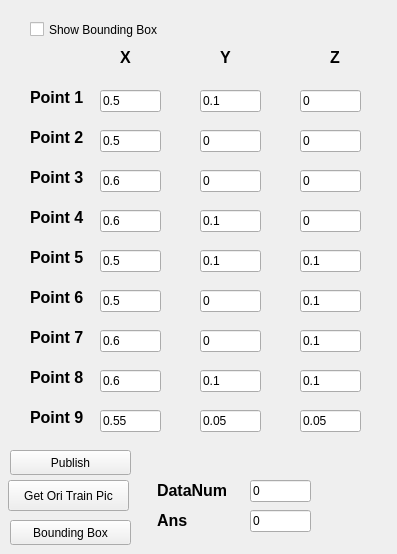
   <widget class="QWidget" name="tab_5">
    <attribute name="title">
     <string>Bounding Box</string>
    </attribute>
    <widget class="QLineEdit" name="LE_Point8_X">
     <property name="geometry">
      <rect>
       <x>100</x>
       <y>370</y>
       <width>61</width>
       <height>22</height>
      </rect>
     </property>
     <property name="text">
      <string>0.6</string>
     </property>
    </widget>
    <widget class="QLabel" name="label_17">
     <property name="geometry">
      <rect>
       <x>30</x>
       <y>290</y>
       <width>58</width>
       <height>15</height>
      </rect>
     </property>
     <property name="font">
      <font>
       <pointsize>12</pointsize>
       <weight>75</weight>
       <bold>true</bold>
      </font>
     </property>
     <property name="text">
      <string>Point 6</string>
     </property>
    </widget>
    <widget class="QLineEdit" name="LE_Point3_Z">
     <property name="geometry">
      <rect>
       <x>300</x>
       <y>170</y>
       <width>61</width>
       <height>22</height>
      </rect>
     </property>
     <property name="text">
      <string>0</string>
     </property>
    </widget>
    <widget class="QLineEdit" name="LE_Point3_X">
     <property name="geometry">
      <rect>
       <x>100</x>
       <y>170</y>
       <width>61</width>
       <height>22</height>
      </rect>
     </property>
     <property name="text">
      <string>0.6</string>
     </property>
    </widget>
    <widget class="QLabel" name="label_11">
     <property name="geometry">
      <rect>
       <x>220</x>
       <y>50</y>
       <width>58</width>
       <height>15</height>
      </rect>
     </property>
     <property name="font">
      <font>
       <pointsize>12</pointsize>
       <weight>75</weight>
       <bold>true</bold>
      </font>
     </property>
     <property name="text">
      <string>Y</string>
     </property>
    </widget>
    <widget class="QLineEdit" name="LE_Point7_Y">
     <property name="geometry">
      <rect>
       <x>200</x>
       <y>330</y>
       <width>61</width>
       <height>22</height>
      </rect>
     </property>
     <property name="text">
      <string>0</string>
     </property>
    </widget>
    <widget class="QLineEdit" name="LE_Point7_X">
     <property name="geometry">
      <rect>
       <x>100</x>
       <y>330</y>
       <width>61</width>
       <height>22</height>
      </rect>
     </property>
     <property name="text">
      <string>0.6</string>
     </property>
    </widget>
    <widget class="QLabel" name="label_10">
     <property name="geometry">
      <rect>
       <x>120</x>
       <y>50</y>
       <width>58</width>
       <height>15</height>
      </rect>
     </property>
     <property name="font">
      <font>
       <pointsize>12</pointsize>
       <weight>75</weight>
       <bold>true</bold>
      </font>
     </property>
     <property name="text">
      <string>X</string>
     </property>
    </widget>
    <widget class="QLabel" name="label_9">
     <property name="geometry">
      <rect>
       <x>30</x>
       <y>90</y>
       <width>58</width>
       <height>15</height>
      </rect>
     </property>
     <property name="font">
      <font>
       <pointsize>12</pointsize>
       <weight>75</weight>
       <bold>true</bold>
      </font>
     </property>
     <property name="text">
      <string>Point 1</string>
     </property>
    </widget>
    <widget class="QLineEdit" name="LE_Point2_Y">
     <property name="geometry">
      <rect>
       <x>200</x>
       <y>130</y>
       <width>61</width>
       <height>22</height>
      </rect>
     </property>
     <property name="text">
      <string>0</string>
     </property>
    </widget>
    <widget class="QLabel" name="label_15">
     <property name="geometry">
      <rect>
       <x>30</x>
       <y>210</y>
       <width>58</width>
       <height>15</height>
      </rect>
     </property>
     <property name="font">
      <font>
       <pointsize>12</pointsize>
       <weight>75</weight>
       <bold>true</bold>
      </font>
     </property>
     <property name="text">
      <string>Point 4</string>
     </property>
    </widget>
    <widget class="QLineEdit" name="LE_Point4_X">
     <property name="geometry">
      <rect>
       <x>100</x>
       <y>210</y>
       <width>61</width>
       <height>22</height>
      </rect>
     </property>
     <property name="text">
      <string>0.6</string>
     </property>
    </widget>
    <widget class="QLabel" name="label_14">
     <property name="geometry">
      <rect>
       <x>30</x>
       <y>170</y>
       <width>58</width>
       <height>15</height>
      </rect>
     </property>
     <property name="font">
      <font>
       <pointsize>12</pointsize>
       <weight>75</weight>
       <bold>true</bold>
      </font>
     </property>
     <property name="text">
      <string>Point 3</string>
     </property>
    </widget>
    <widget class="QLineEdit" name="LE_Point1_Z">
     <property name="geometry">
      <rect>
       <x>300</x>
       <y>90</y>
       <width>61</width>
       <height>22</height>
      </rect>
     </property>
     <property name="text">
      <string>0</string>
     </property>
    </widget>
    <widget class="QLabel" name="label_18">
     <property name="geometry">
      <rect>
       <x>30</x>
       <y>330</y>
       <width>58</width>
       <height>15</height>
      </rect>
     </property>
     <property name="font">
      <font>
       <pointsize>12</pointsize>
       <weight>75</weight>
       <bold>true</bold>
      </font>
     </property>
     <property name="text">
      <string>Point 7</string>
     </property>
    </widget>
    <widget class="QLineEdit" name="LE_Point5_Y">
     <property name="geometry">
      <rect>
       <x>200</x>
       <y>250</y>
       <width>61</width>
       <height>22</height>
      </rect>
     </property>
     <property name="text">
      <string>0.1</string>
     </property>
    </widget>
    <widget class="QLineEdit" name="LE_Point7_Z">
     <property name="geometry">
      <rect>
       <x>300</x>
       <y>330</y>
       <width>61</width>
       <height>22</height>
      </rect>
     </property>
     <property name="text">
      <string>0.1</string>
     </property>
    </widget>
    <widget class="QLineEdit" name="LE_Point6_Z">
     <property name="geometry">
      <rect>
       <x>300</x>
       <y>290</y>
       <width>61</width>
       <height>22</height>
      </rect>
     </property>
     <property name="text">
      <string>0.1</string>
     </property>
    </widget>
    <widget class="QLineEdit" name="LE_Point6_Y">
     <property name="geometry">
      <rect>
       <x>200</x>
       <y>290</y>
       <width>61</width>
       <height>22</height>
      </rect>
     </property>
     <property name="text">
      <string>0</string>
     </property>
    </widget>
    <widget class="QCheckBox" name="CB_EnableBoundingBox">
     <property name="geometry">
      <rect>
       <x>30</x>
       <y>20</y>
       <width>151</width>
       <height>19</height>
      </rect>
     </property>
     <property name="text">
      <string>Show Bounding Box</string>
     </property>
    </widget>
    <widget class="QLineEdit" name="LE_Point8_Z">
     <property name="geometry">
      <rect>
       <x>300</x>
       <y>370</y>
       <width>61</width>
       <height>22</height>
      </rect>
     </property>
     <property name="text">
      <string>0.1</string>
     </property>
    </widget>
    <widget class="QLineEdit" name="LE_Point2_Z">
     <property name="geometry">
      <rect>
       <x>300</x>
       <y>130</y>
       <width>61</width>
       <height>22</height>
      </rect>
     </property>
     <property name="text">
      <string>0</string>
     </property>
    </widget>
    <widget class="QLineEdit" name="LE_Point2_X">
     <property name="geometry">
      <rect>
       <x>100</x>
       <y>130</y>
       <width>61</width>
       <height>22</height>
      </rect>
     </property>
     <property name="text">
      <string>0.5</string>
     </property>
    </widget>
    <widget class="QLineEdit" name="LE_Point4_Y">
     <property name="geometry">
      <rect>
       <x>200</x>
       <y>210</y>
       <width>61</width>
       <height>22</height>
      </rect>
     </property>
     <property name="text">
      <string>0.1</string>
     </property>
    </widget>
    <widget class="QLabel" name="label_12">
     <property name="geometry">
      <rect>
       <x>330</x>
       <y>50</y>
       <width>58</width>
       <height>15</height>
      </rect>
     </property>
     <property name="font">
      <font>
       <pointsize>12</pointsize>
       <weight>75</weight>
       <bold>true</bold>
      </font>
     </property>
     <property name="text">
      <string>Z</string>
     </property>
    </widget>
    <widget class="QLabel" name="label_19">
     <property name="geometry">
      <rect>
       <x>30</x>
       <y>370</y>
       <width>58</width>
       <height>15</height>
      </rect>
     </property>
     <property name="font">
      <font>
       <pointsize>12</pointsize>
       <weight>75</weight>
       <bold>true</bold>
      </font>
     </property>
     <property name="text">
      <string>Point 8</string>
     </property>
    </widget>
    <widget class="QLineEdit" name="LE_Point1_X">
     <property name="geometry">
      <rect>
       <x>100</x>
       <y>90</y>
       <width>61</width>
       <height>22</height>
      </rect>
     </property>
     <property name="font">
      <font>
       <pointsize>9</pointsize>
      </font>
     </property>
     <property name="text">
      <string>0.5</string>
     </property>
    </widget>
    <widget class="QLineEdit" name="LE_Point8_Y">
     <property name="geometry">
      <rect>
       <x>200</x>
       <y>370</y>
       <width>61</width>
       <height>22</height>
      </rect>
     </property>
     <property name="text">
      <string>0.1</string>
     </property>
    </widget>
    <widget class="QLineEdit" name="LE_Point6_X">
     <property name="geometry">
      <rect>
       <x>100</x>
       <y>290</y>
       <width>61</width>
       <height>22</height>
      </rect>
     </property>
     <property name="text">
      <string>0.5</string>
     </property>
    </widget>
    <widget class="QLabel" name="label_16">
     <property name="geometry">
      <rect>
       <x>30</x>
       <y>250</y>
       <width>58</width>
       <height>15</height>
      </rect>
     </property>
     <property name="font">
      <font>
       <pointsize>12</pointsize>
       <weight>75</weight>
       <bold>true</bold>
      </font>
     </property>
     <property name="text">
      <string>Point 5</string>
     </property>
    </widget>
    <widget class="QLineEdit" name="LE_Point1_Y">
     <property name="geometry">
      <rect>
       <x>200</x>
       <y>90</y>
       <width>61</width>
       <height>22</height>
      </rect>
     </property>
     <property name="text">
      <string>0.1</string>
     </property>
    </widget>
    <widget class="QLineEdit" name="LE_Point5_X">
     <property name="geometry">
      <rect>
       <x>100</x>
       <y>250</y>
       <width>61</width>
       <height>22</height>
      </rect>
     </property>
     <property name="text">
      <string>0.5</string>
     </property>
    </widget>
    <widget class="QLabel" name="label_13">
     <property name="geometry">
      <rect>
       <x>30</x>
       <y>130</y>
       <width>58</width>
       <height>15</height>
      </rect>
     </property>
     <property name="font">
      <font>
       <pointsize>12</pointsize>
       <weight>75</weight>
       <bold>true</bold>
      </font>
     </property>
     <property name="text">
      <string>Point 2</string>
     </property>
    </widget>
    <widget class="QLineEdit" name="LE_Point3_Y">
     <property name="geometry">
      <rect>
       <x>200</x>
       <y>170</y>
       <width>61</width>
       <height>22</height>
      </rect>
     </property>
     <property name="text">
      <string>0</string>
     </property>
    </widget>
    <widget class="QLineEdit" name="LE_Point5_Z">
     <property name="geometry">
      <rect>
       <x>300</x>
       <y>250</y>
       <width>61</width>
       <height>22</height>
      </rect>
     </property>
     <property name="text">
      <string>0.1</string>
     </property>
    </widget>
    <widget class="QLineEdit" name="LE_Point4_Z">
     <property name="geometry">
      <rect>
       <x>300</x>
       <y>210</y>
       <width>61</width>
       <height>22</height>
      </rect>
     </property>
     <property name="text">
      <string>0</string>
     </property>
    </widget>
    <widget class="QPushButton" name="PB_Publish">
     <property name="geometry">
      <rect>
       <x>10</x>
       <y>450</y>
       <width>121</width>
       <height>25</height>
      </rect>
     </property>
     <property name="text">
      <string>Publish</string>
     </property>
    </widget>
    <widget class="QPushButton" name="PB_BoundingBoxTest">
     <property name="geometry">
      <rect>
       <x>8</x>
       <y>480</y>
       <width>121</width>
       <height>31</height>
      </rect>
     </property>
     <property name="text">
      <string>Get Ori Train Pic</string>
     </property>
    </widget>
    <widget class="QPushButton" name="PB_OrientationRecognition">
     <property name="geometry">
      <rect>
       <x>10</x>
       <y>520</y>
       <width>121</width>
       <height>25</height>
      </rect>
     </property>
     <property name="text">
      <string>Bounding Box</string>
     </property>
    </widget>
    <widget class="QLineEdit" name="LE_BoundingBoxPicReal_DataNum">
     <property name="geometry">
      <rect>
       <x>250</x>
       <y>480</y>
       <width>61</width>
       <height>22</height>
      </rect>
     </property>
     <property name="text">
      <string>0</string>
     </property>
    </widget>
    <widget class="QLabel" name="label_20">
     <property name="geometry">
      <rect>
       <x>157</x>
       <y>480</y>
       <width>81</width>
       <height>20</height>
      </rect>
     </property>
     <property name="font">
      <font>
       <pointsize>12</pointsize>
       <weight>75</weight>
       <bold>true</bold>
      </font>
     </property>
     <property name="text">
      <string>DataNum</string>
     </property>
    </widget>
    <widget class="QLabel" name="label_21">
     <property name="geometry">
      <rect>
       <x>157</x>
       <y>510</y>
       <width>81</width>
       <height>20</height>
      </rect>
     </property>
     <property name="font">
      <font>
       <pointsize>12</pointsize>
       <weight>75</weight>
       <bold>true</bold>
      </font>
     </property>
     <property name="text">
      <string>Ans</string>
     </property>
    </widget>
    <widget class="QLineEdit" name="LE_BoundingBoxPicReal_Ans">
     <property name="geometry">
      <rect>
       <x>250</x>
       <y>510</y>
       <width>61</width>
       <height>22</height>
      </rect>
     </property>
     <property name="text">
      <string>0</string>
     </property>
    </widget>
    <widget class="QLineEdit" name="LE_Point9_Z">
     <property name="geometry">
      <rect>
       <x>300</x>
       <y>410</y>
       <width>61</width>
       <height>22</height>
      </rect>
     </property>
     <property name="text">
      <string>0.05</string>
     </property>
    </widget>
    <widget class="QLineEdit" name="LE_Point9_X">
     <property name="geometry">
      <rect>
       <x>100</x>
       <y>410</y>
       <width>61</width>
       <height>22</height>
      </rect>
     </property>
     <property name="text">
      <string>0.55</string>
     </property>
    </widget>
    <widget class="QLabel" name="label_22">
     <property name="geometry">
      <rect>
       <x>30</x>
       <y>410</y>
       <width>58</width>
       <height>15</height>
      </rect>
     </property>
     <property name="font">
      <font>
       <pointsize>12</pointsize>
       <weight>75</weight>
       <bold>true</bold>
      </font>
     </property>
     <property name="text">
      <string>Point 9</string>
     </property>
    </widget>
    <widget class="QLineEdit" name="LE_Point9_Y">
     <property name="geometry">
      <rect>
       <x>200</x>
       <y>410</y>
       <width>61</width>
       <height>22</height>
      </rect>
     </property>
     <property name="text">
      <string>0.05</string>
     </property>
    </widget>
   </widget>
